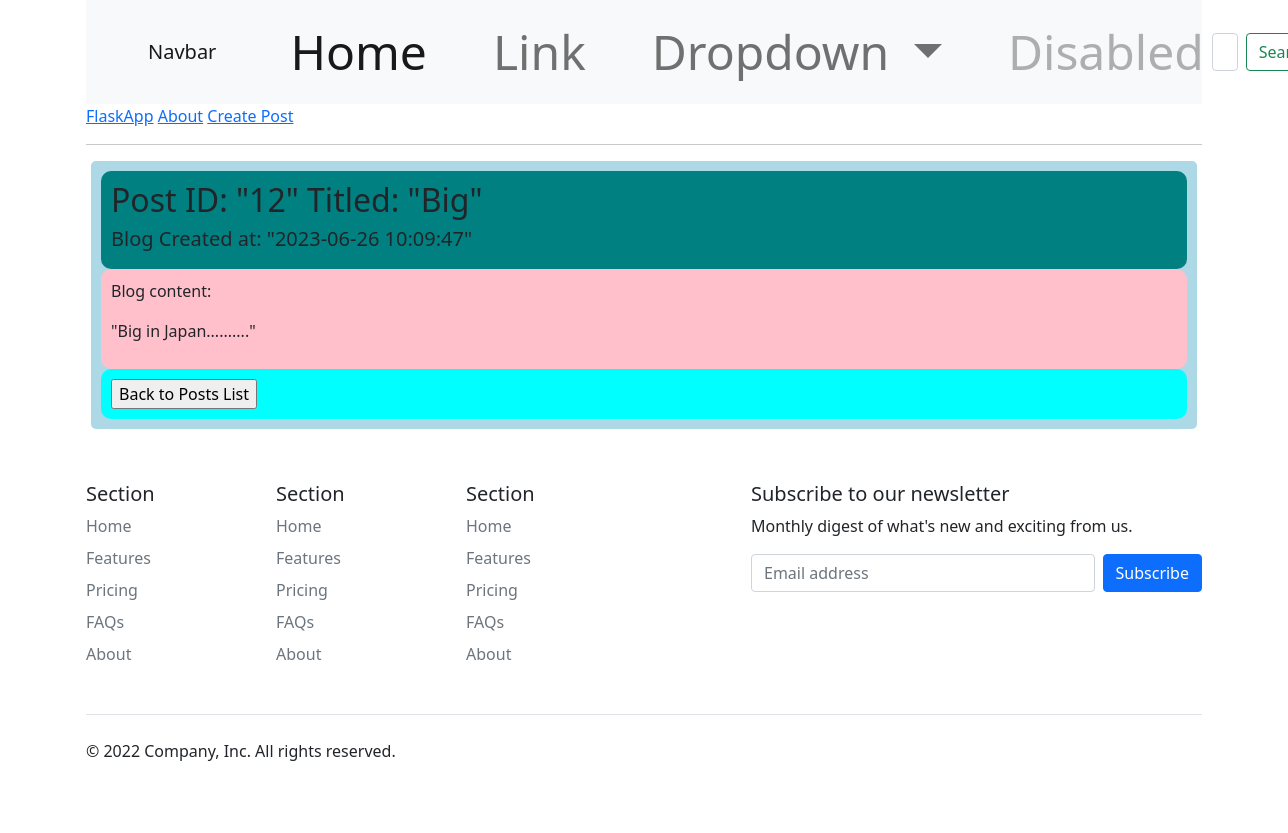
/read/12, run on the app's committed database.
### tables this page shows
CREATE TABLE posts (
    id INTEGER PRIMARY KEY AUTOINCREMENT,
    created TIMESTAMP NOT NULL DEFAULT CURRENT_TIMESTAMP,
    title TEXT NOT NULL,
    content TEXT NOT NULL
);

### app.py (the view)
@app.route('/read/<int:post_id>')
def read(post_id):
    selected_post = get_post(post_id)
    return render_template('read.html', selected_post=selected_post)

### app.py (called while the page is built)
def get_db_connection():
    conn = sqlite3.connect('database.db')
    conn.row_factory = sqlite3.Row
    return conn

def get_post(post_id):
    conn = get_db_connection()
    post = conn.execute('SELECT * FROM posts WHERE id = ?', (post_id,)).fetchone()
    conn.close()
    if post is None:
        abort(404)
    return post

### templates/read.html (shortened to what this page needs)
{% extends 'base.html' %}
{% block content %}
    <div class="post" style="background-color:lightblue; padding:10px; border-radius:5px;">
        <div class="post-title" style="background-color:teal; padding:10px; border-radius:10px;">
            <h2> Post ID: "{{ selected_post['id'] }}" Titled: "{{ selected_post['title'] }}" </h2>
            <h5> Blog Created at: "{{ selected_post['created'] }}" </h5>
        </div>
        <div class="post-content" style="background-color:pink; border-radius:10px; padding:10px;">
            <p>Blog content:</p>
            <p>"{{ selected_post['content'] }}"</p>
        </div>
        <div class="controls" style="border-radius:10px; background-color:cyan;padding:10px;">
            <form action="{{ url_for('index') }}">
                <input type="submit" value="Back to Posts List" onclick="return confirm('Are you sure you want to go back to all posts listing?')">
            </form>
        </div>
    </div>
{% endblock %}

### templates/base.html (style rules this page uses)
.post { padding: 10px; margin: 5px; background-color: #f3f3f3 }

### data on the page
posts: id "12", title "Big", created "2023-06-26 10:09:47", content "Big in Japan.........."
